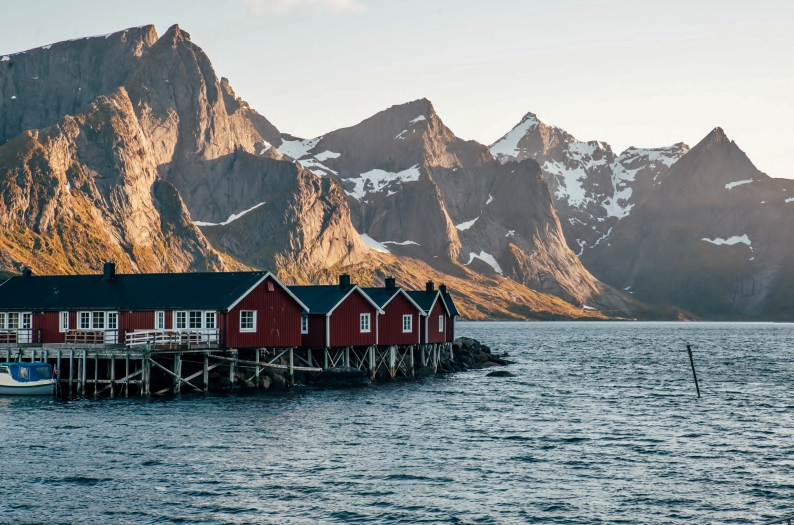
#> input picture NorthEurope/pictures/0.jpg, 1587 x 1050 px (shown at 1/2 size)
$ python -i main.py   (imports and definitions only)
#> lines starting #> are read from the running program, lines starting #| are printed output that depends on the picture
from PIL import Image
import os

sizes = [1200, 800, 400]
names = [0, 1,2,3,4,5,6,7,8,9,10]
form = "jpg"

def optimize(file_name):
#> called with file_name = '0.jpg'
	img = Image.open(str(file_name))
#> img is the input picture: PIL image 1587x1050 RGB; mean R, G, B 131, 136.6, 137.4

	width = img.width
#> width = 1587
	height = img.height
#> height = 1050
	ratio = width / height
#> ratio = 1.51

	path = str(file_name).replace("." + form, "") + "/"

	os.mkdir(path)
	log = str(file_name) + ": "
	for size in sizes:
		if size > width:
			resize_save(img, width, ratio, path)
			log += str(width)+", "
		else:
			resize_save(img, size, ratio, path)
			log += str(size)+", "
#> this loop made 3 passes
#> pass 1, in resize_save, `img_resized = img.resize((width, round(width / ratio)))`:
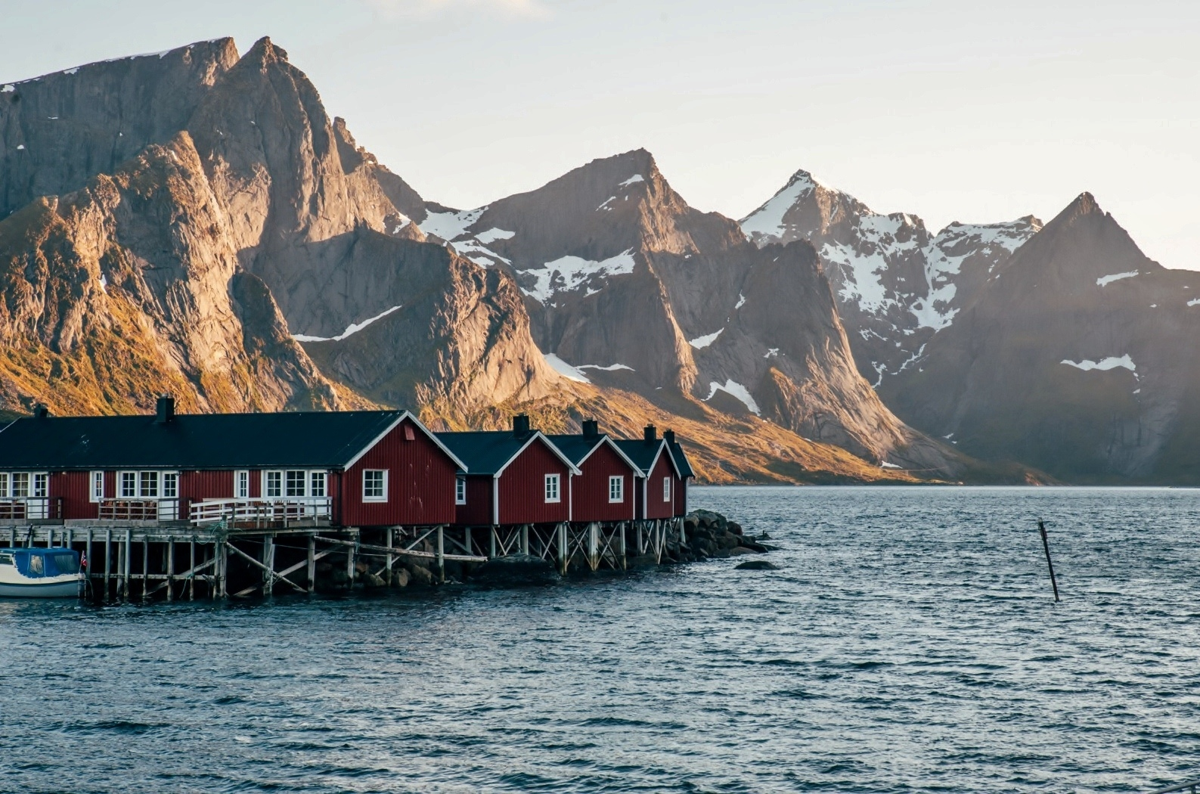
#> img_resized: PIL image 1200x794 RGB; mean R, G, B 131, 136.6, 137.4
#> pass 3, in resize_save (call 3), `img_resized = img.resize((width, round(width / ratio)))`:
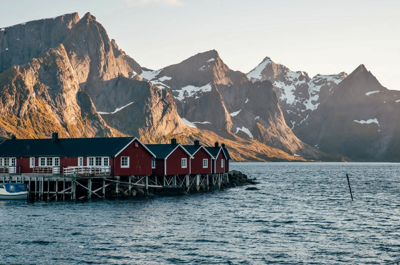
#> img_resized: PIL image 400x265 RGB; mean R, G, B 131, 136.6, 137.4
#> after the loop, log = '0.jpg: 1200, 800, 400, '
	print(log)
#| 0.jpg: 1200, 800, 400,


def resize_save(img, width, ratio, path):
	img_resized = img.resize((width, round(width / ratio)))
	img_resized.convert("RGB").save(path + str(width)+".jpg", "jpeg")
	img_resized.convert("RGB").save(path + str(width) + ".webp", "webp")


# [2 lines not run here, left out]

>>> result = optimize('0.jpg')

$ run again, on NorthEurope/pictures/1.jpg
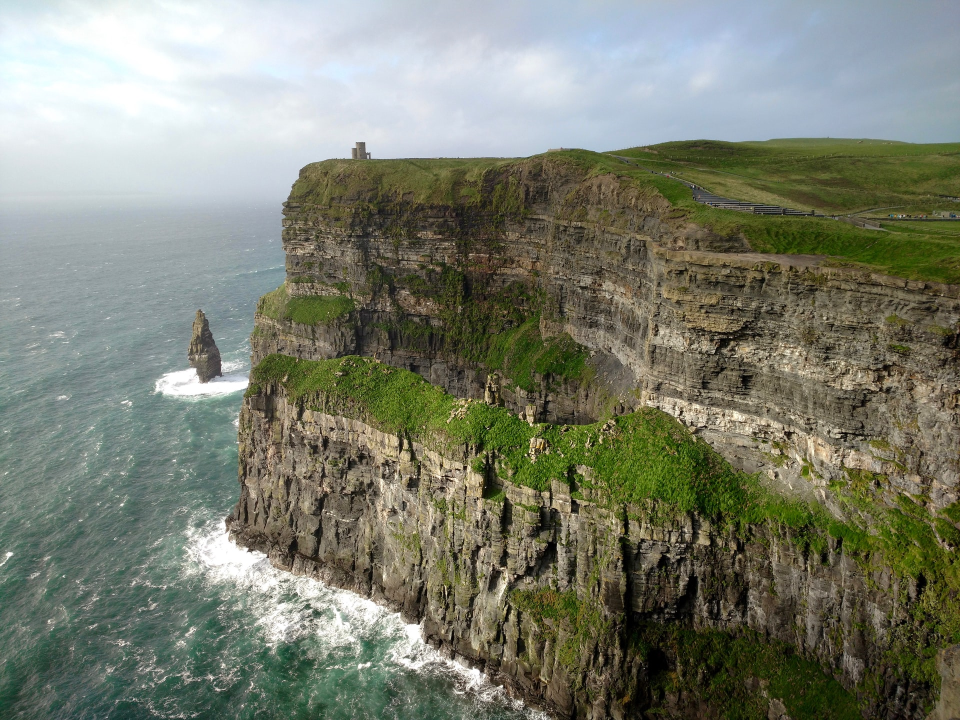
#> input picture NorthEurope/pictures/1.jpg, 1920 x 1440 px (shown at 1/2 size)
#> in optimize, img is the input picture: PIL image 1920x1440 RGB; mean R, G, B 123.5, 127.6, 112.7
#> the loop in optimize, `for size in sizes:` made 3 passes
#> pass 2, in resize_save (call 2), `img_resized = img.resize((width, round(width / ratio)))`:
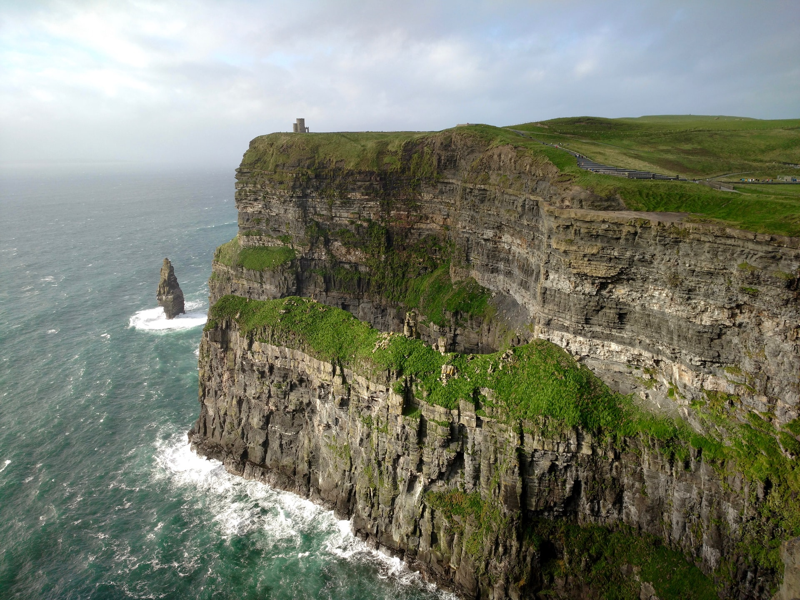
#> img_resized: PIL image 800x600 RGB; mean R, G, B 123.5, 127.6, 112.7
#> after the loop in optimize, `for size in sizes:`: log = '1.jpg: 1200, 800, 400, '
#| 1.jpg: 1200, 800, 400,

$ run again, on NorthEurope/pictures/10.jpg
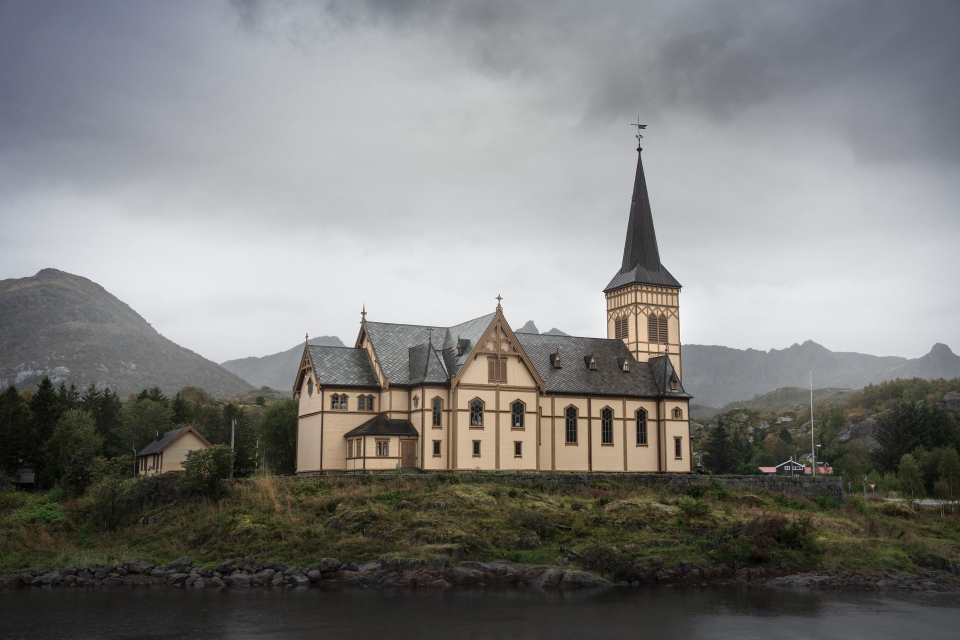
#> input picture NorthEurope/pictures/10.jpg, 1920 x 1279 px (shown at 1/2 size)
#> in optimize, img is the input picture: PIL image 1920x1279 RGB; mean R, G, B 127.6, 127.1, 125.2
#> the loop in optimize, `for size in sizes:` made 3 passes
#> pass 1, in resize_save, `img_resized = img.resize((width, round(width / ratio)))`:
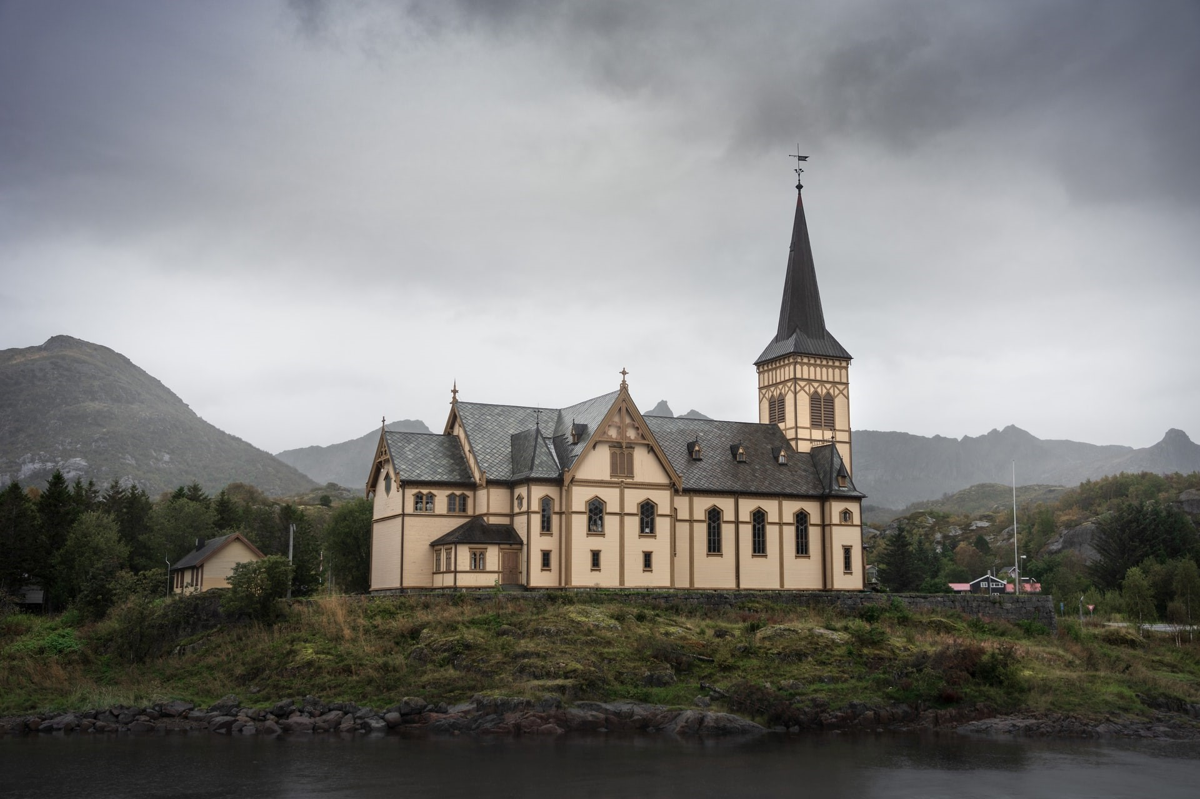
#> img_resized: PIL image 1200x799 RGB; mean R, G, B 127.6, 127.1, 125.2
#> after the loop in optimize, `for size in sizes:`: log = '10.jpg: 1200, 800, 400, '
#| 10.jpg: 1200, 800, 400,

$ run again, on NorthEurope/pictures/2.jpg
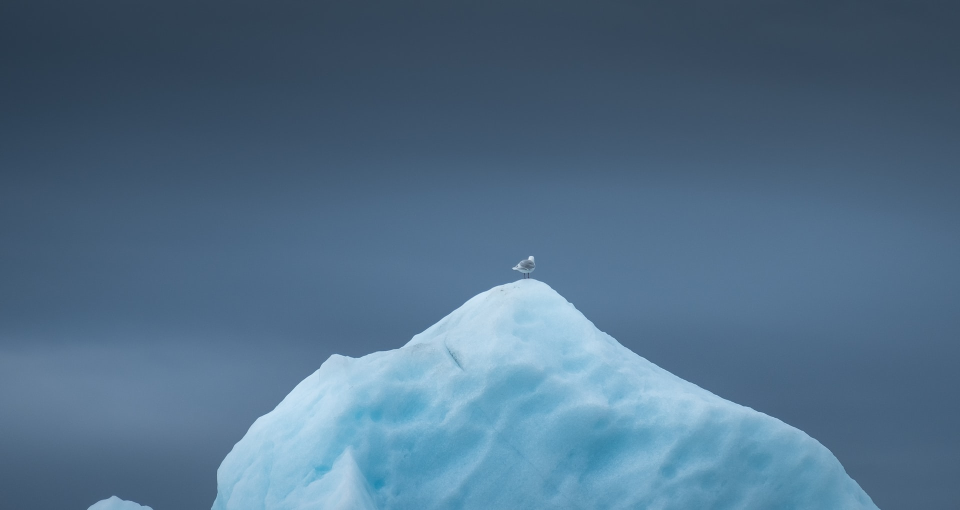
#> input picture NorthEurope/pictures/2.jpg, 1920 x 1020 px (shown at 1/2 size)
#> in optimize, img is the input picture: PIL image 1920x1020 RGB; mean R, G, B 81.1, 110.9, 136.2
#> the loop in optimize, `for size in sizes:` made 3 passes
#> pass 1, in resize_save, `img_resized = img.resize((width, round(width / ratio)))`:
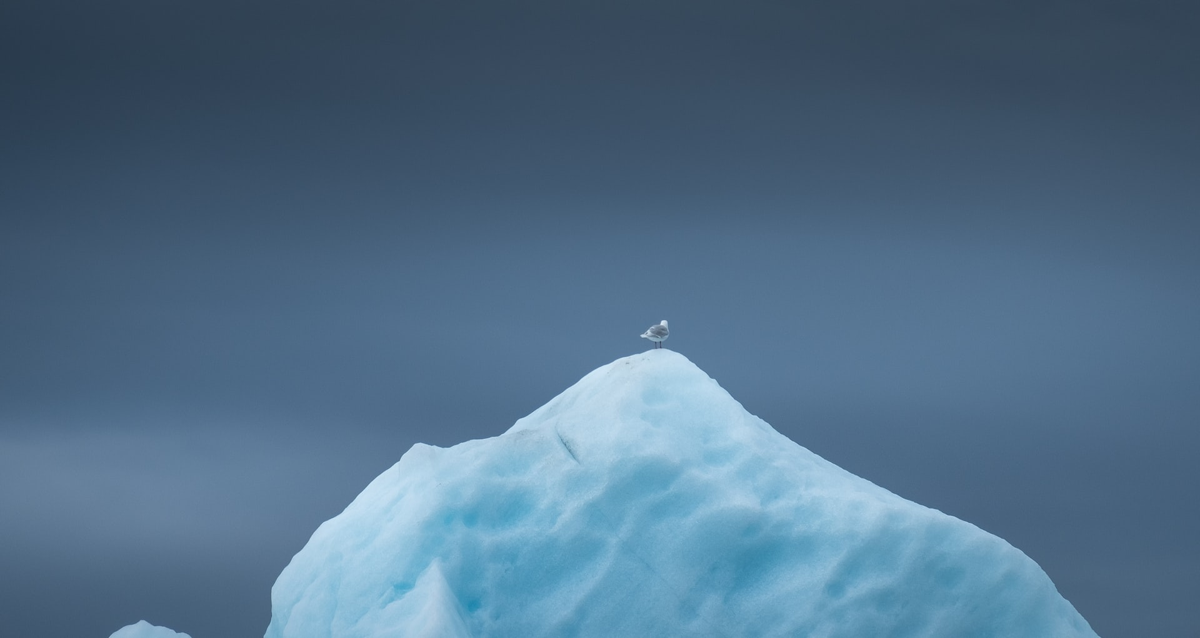
#> img_resized: PIL image 1200x638 RGB; mean R, G, B 81.1, 110.9, 136.2
#> after the loop in optimize, `for size in sizes:`: log = '2.jpg: 1200, 800, 400, '
#| 2.jpg: 1200, 800, 400,
